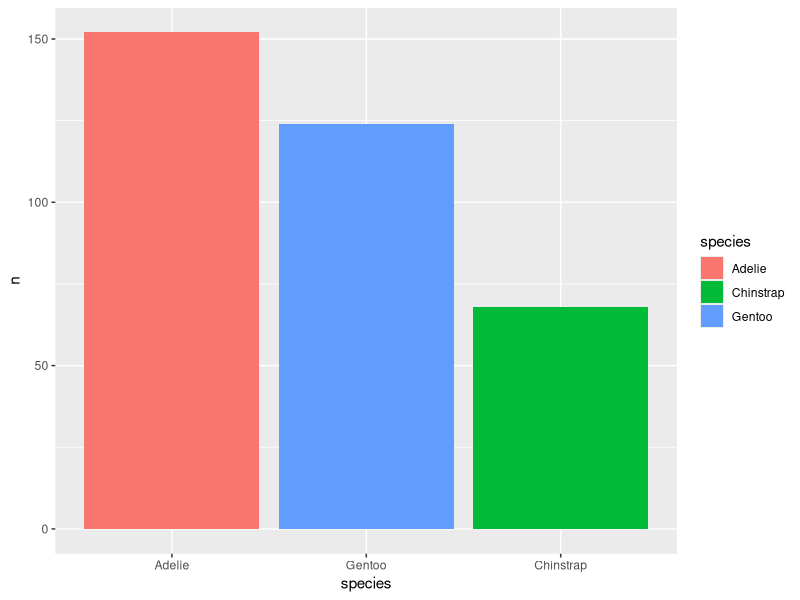
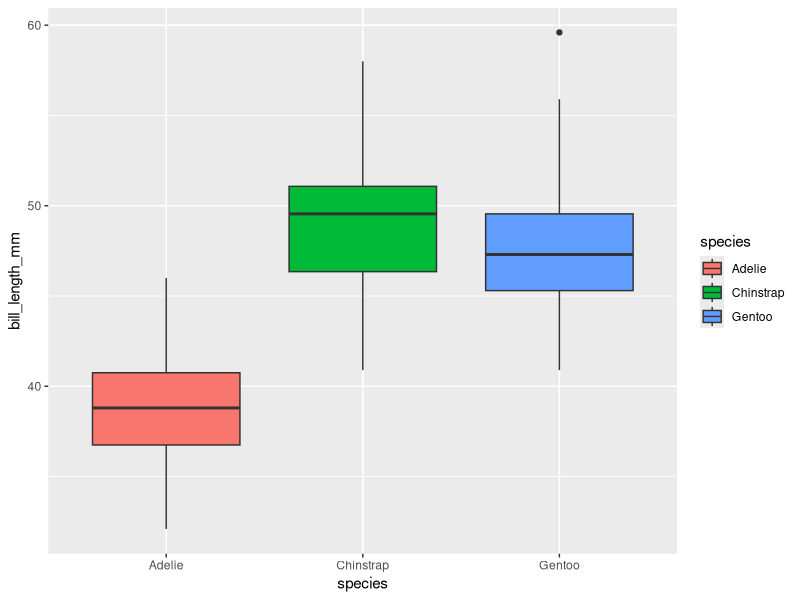
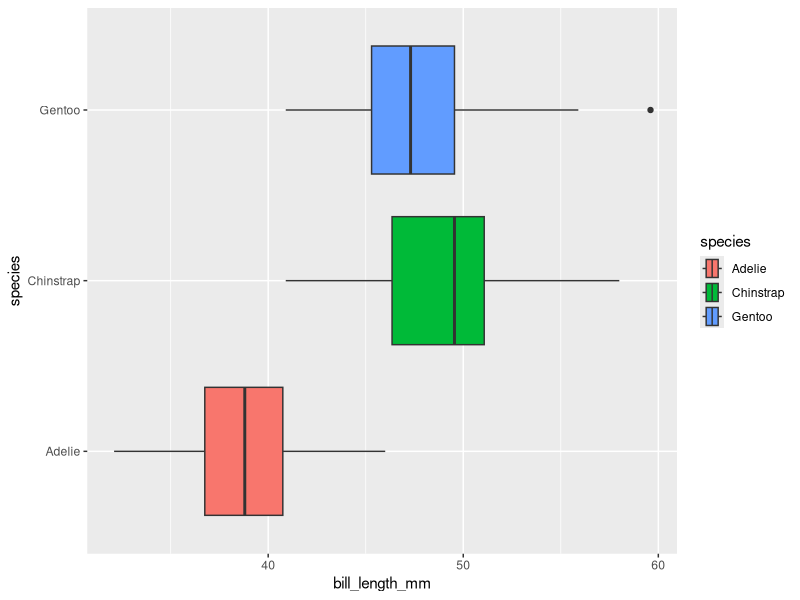
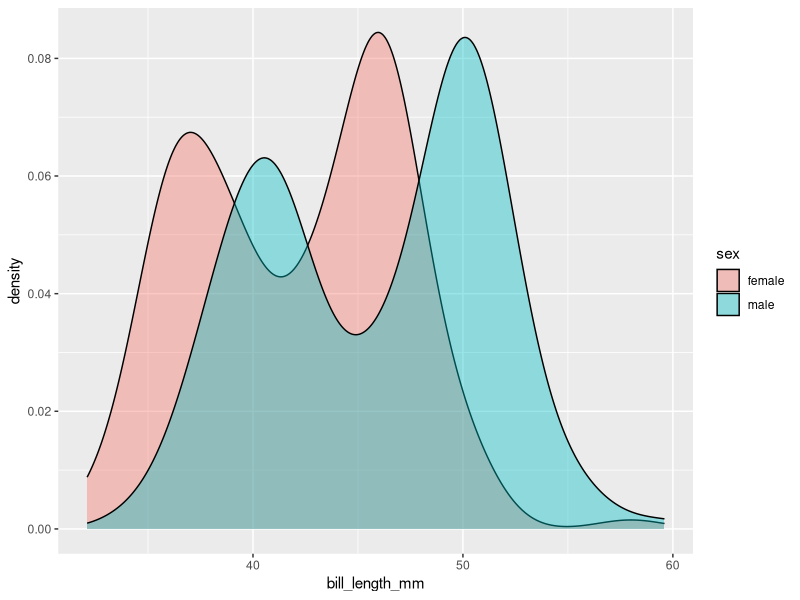
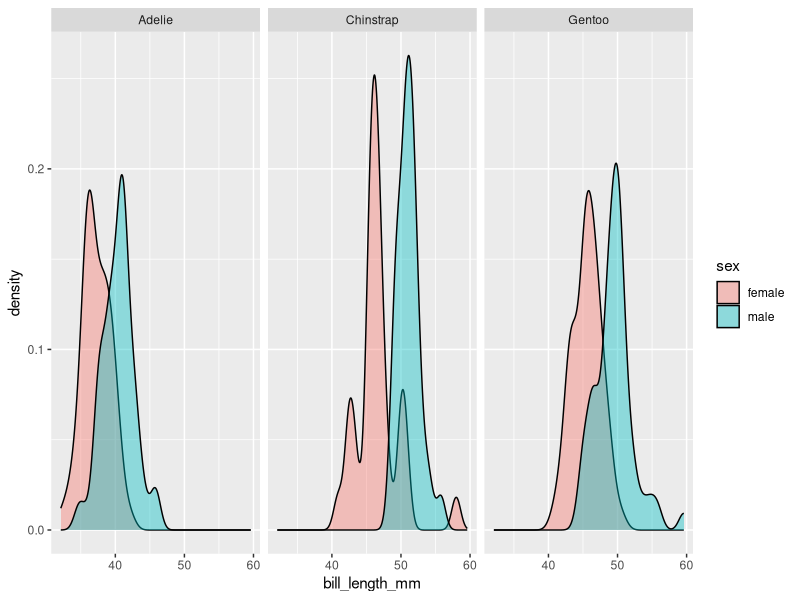
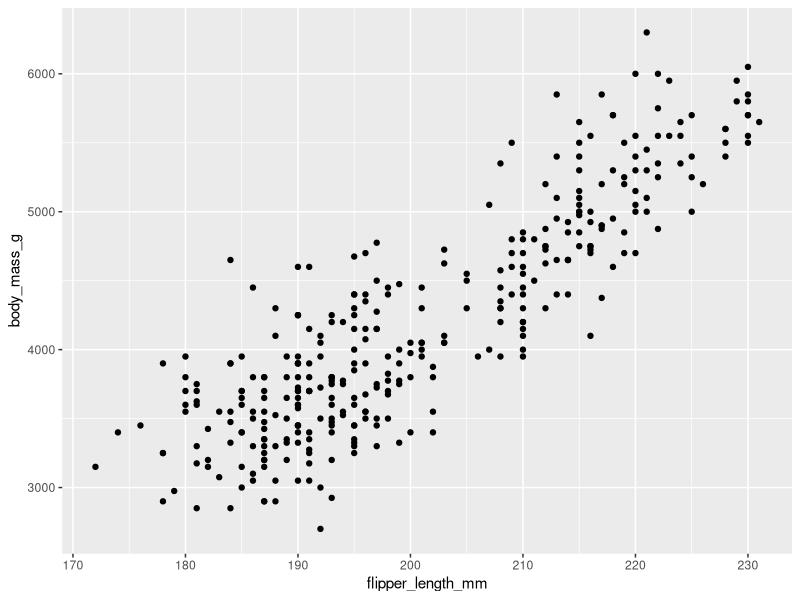
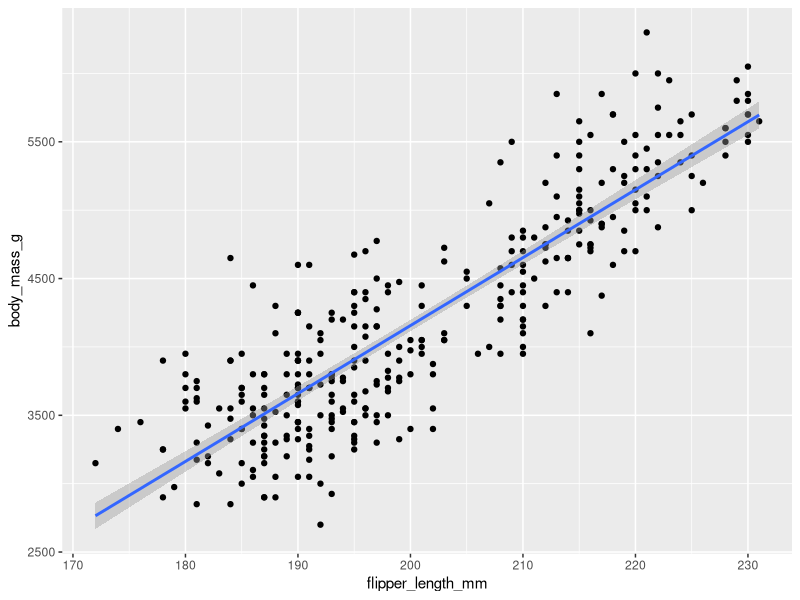
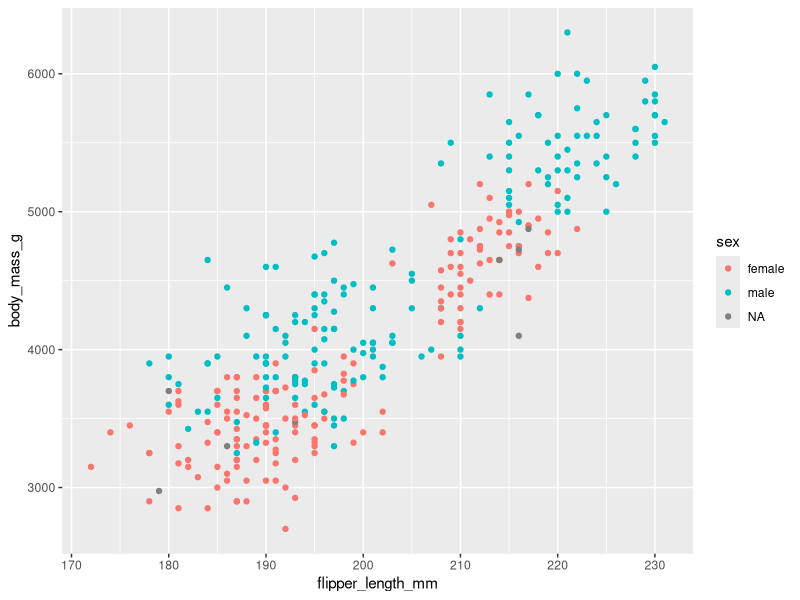

Generate these figures, in order, with R:
## ---- chunk 1
#| include: true
#| warning: false
#| message: false

library(tidyverse)
# Datos de la aplicación:  base de datos palmerpenguins
# (https://allisonhorst.github.io/palmerpenguins/)
library(palmerpenguins)
## ---- chunk 2
data("penguins")
df <- penguins
df %>%
  head()
## ---- chunk 3
df %>%
  summarize(across(.cols = everything(),
                   ~sum(is.na(.x)))) %>%
  pivot_longer(cols = everything())
  
## ---- chunk 4
# df <- df %>% na.omit()
## ---- chunk 5
df %>%
  count(species, sort = TRUE)
## ---- chunk 6
df %>%
  count(island, sort = TRUE)
## ---- chunk 7
df %>%
  count(species, island, sort = TRUE)
## ---- chunk 8
table(species = df$species,
      island = df$island)
## ---- chunk 9
table(species = df$species,
      island = df$island) / nrow(df)
## ---- chunk 10
df %>%
  count(species, sort = TRUE) %>%
  ggplot(aes(x = reorder(species, -n), y = n)) +
  geom_col(aes(fill = species)) +
  xlab('species')
## ---- chunk 11
summary(df)
## ---- chunk 12
df %>%
  select(bill_length_mm, bill_depth_mm) %>%
  summarize(across(.cols = everything(),
                   ~mean(.x, na.rm = TRUE)))
## ---- chunk 13
df %>%
  filter(island == "Biscoe") %>%
  select(bill_length_mm, bill_depth_mm) %>%
  summarize(length25 = quantile(bill_length_mm, probs = 0.25, na.rm = TRUE),
            length50 = quantile(bill_length_mm, probs = 0.50, na.rm = TRUE),
            length75 = quantile(bill_length_mm, probs = 0.75, na.rm = TRUE),
            depth25 = quantile(bill_depth_mm, probs = 0.25, na.rm = TRUE),
            depth50 = quantile(bill_depth_mm, probs = 0.50, na.rm = TRUE),
            depth75 = quantile(bill_depth_mm, probs = 0.75, na.rm = TRUE))
## ---- chunk 14
df %>%
  ggplot(aes(x = species, y = bill_length_mm, fill = species)) +
  geom_boxplot()
## ---- chunk 15
df %>%
  ggplot(aes(x = bill_length_mm, y = species, fill = species)) +
  geom_boxplot()
## ---- chunk 16
df %>%
  na.omit() %>%
  ggplot(aes(x = bill_length_mm, fill = sex)) +
  geom_density(alpha = 0.4)
## ---- chunk 17
df %>%
  na.omit() %>%
  ggplot(aes(x = bill_length_mm, fill = sex)) +
  geom_density(alpha = 0.4) +
  facet_wrap(~species)
## ---- chunk 18
df %>%
  ggplot(aes(x = flipper_length_mm, y = body_mass_g)) +
  geom_point()
## ---- chunk 19
df %>%
  ggplot(aes(x = flipper_length_mm, y = body_mass_g)) +
  geom_point() +
  geom_smooth(method = "lm")
## ---- chunk 20
df %>%
  ggplot(aes(x = flipper_length_mm, y = body_mass_g,
             color = sex)) +
  geom_point()
## ---- chunk 21
df %>%
  filter(!is.na(sex)) %>%
  ggplot(aes(x = flipper_length_mm, y = body_mass_g,
             color = sex)) +
  geom_point() +
  geom_smooth(method = "lm")
## ---- chunk 22
df %>%
  group_by(species, year) %>%
  summarize(N = n(),
            avg = mean(body_mass_g, na.rm = TRUE),
            SE = sd(body_mass_g, na.rm = TRUE) / sqrt(N),
            .groups = "drop") %>%
  ggplot(aes(x = year, y = avg)) +
  geom_ribbon(aes(ymin = avg - SE, ymax = avg + SE,
                  fill = species),
              alpha = 0.3) +
  geom_line(aes(color = species))
## ---- chunk 23
df %>%
  group_by(species) %>%
  summarize(avg_bill_length = mean(bill_length_mm, na.rm = TRUE),
            sd_bill_length = sd(bill_length_mm, na.rm = TRUE))
## ---- chunk 24
df %>%
  filter(!is.na(sex)) %>%
  group_by(species, sex) %>%
  summarize(avg_bill_length = mean(bill_length_mm, na.rm = TRUE),
            sd_bill_length = sd(bill_length_mm, na.rm = TRUE))
## ---- chunk 25
df <- df %>%
  group_by(species) %>%
  mutate(mean_flipper_length = mean(flipper_length_mm, na.rm = TRUE))

df %>%
  head()
## ---- chunk 26
df <- df %>%
  group_by(species) %>%
  mutate(flipper_z = (flipper_length_mm - mean(flipper_length_mm, na.rm = TRUE)) / sd(flipper_length_mm, na.rm = TRUE))
df %>%
  head()
## ---- chunk 27
df <- df %>%
  group_by(species) %>%
  mutate(mean_val = mean(bill_length_mm, na.rm = TRUE),
         sd_val = sd(bill_length_mm, na.rm = TRUE))
df %>%
  head()
